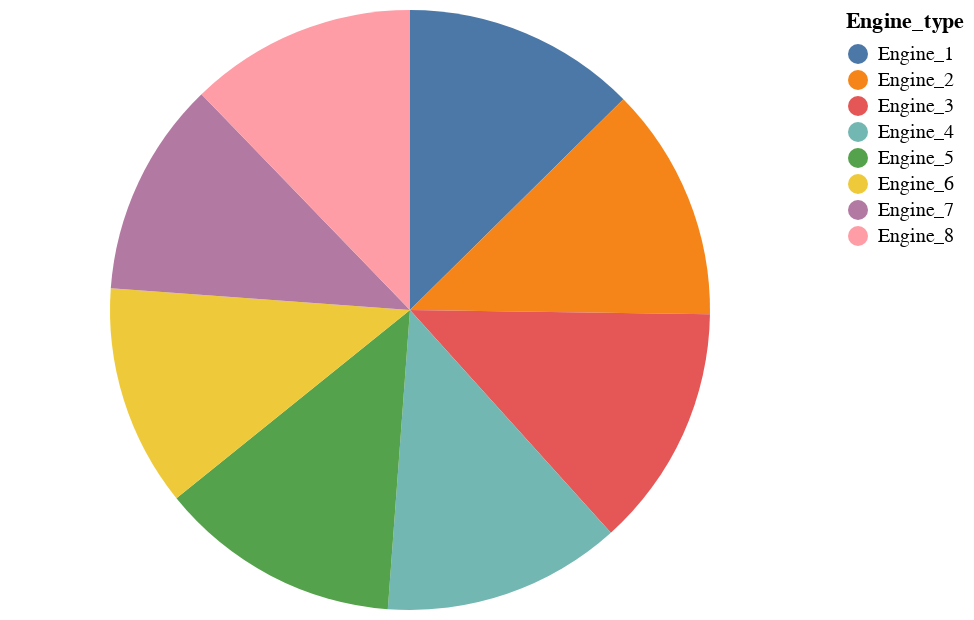

Here is the notebook cell this chart was saved with:
### Markdown cell above
## Thermal efficiency per engine type

### Code cell
alt.Chart(source).mark_arc().encode(
    theta=alt.Theta(field="value", type="quantitative"),
    color=alt.Color(field="Engine_type", type="nominal"),
)

### Figure 1 — Vega-Lite specification as saved in the notebook (floating-point values rounded to 4 significant figures)
{"config": {"view": {"continuousWidth": 400, "continuousHeight": 300}}, "data": {"name": "data-4041c1c0b6ad03522fcadc793e7dccab"}, "mark": "arc", "encoding": {"color": {"field": "Engine_type", "type": "nominal"}, "theta": {"field": "value", "type": "quantitative"}}, "$schema": "https://vega.github.io/schema/vega-lite/v4.17.0.json", "datasets": {"data-4041c1c0b6ad03522fcadc793e7dccab": [{"Engine_type": "Engine_1", "value": 22.29}, {"Engine_type": "Engine_2", "value": 22.35}, {"Engine_type": "Engine_3", "value": 23.17}, {"Engine_type": "Engine_4", "value": 22.74}, {"Engine_type": "Engine_5", "value": 23.04}, {"Engine_type": "Engine_6", "value": 21.14}, {"Engine_type": "Engine_7", "value": 20.56}, {"Engine_type": "Engine_8", "value": 21.64}]}}
